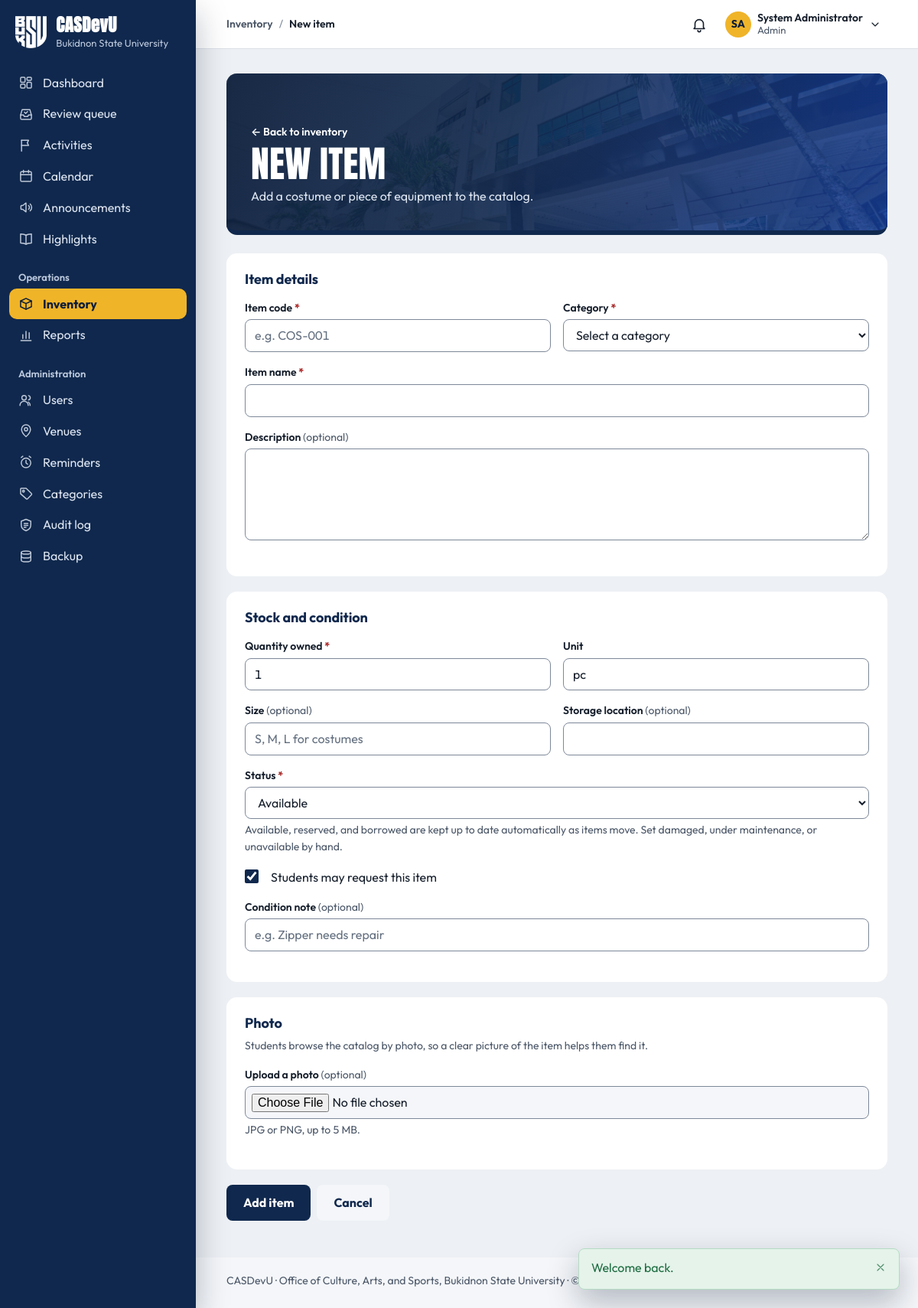
Screenshot of /inventory/manage.php (signed in) with the database file from the repository.
### tables this page shows
CREATE TABLE users (
    user_id         INT UNSIGNED AUTO_INCREMENT PRIMARY KEY,
    role_id         TINYINT UNSIGNED NOT NULL,

     
    email           VARCHAR(150) NOT NULL UNIQUE,    
    password_hash   VARCHAR(255) NOT NULL,           
     
    student_number  VARCHAR(30)  NULL UNIQUE,        
    first_name      VARCHAR(80)  NOT NULL,
    middle_name     VARCHAR(80)  NULL,
    last_name       VARCHAR(80)  NOT NULL,
    sex             ENUM('male','female','other') NULL,
    birth_date      DATE         NULL,
    contact_number  VARCHAR(30)  NULL,
    photo_path      VARCHAR(255) NULL,
    id_front_path   VARCHAR(255) NULL,               
    id_back_path    VARCHAR(255) NULL,               

     
    course_id       INT UNSIGNED     NULL,
    year_level_id   TINYINT UNSIGNED NULL,
    section         VARCHAR(20)      NULL,
     
    connection_note VARCHAR(500)     NULL,

     
    status          ENUM('pending','active','inactive','suspended')
                        NOT NULL DEFAULT 'pending',
    last_login_at   DATETIME NULL,
    created_at      TIMESTAMP NOT NULL DEFAULT CURRENT_TIMESTAMP,
    updated_at      TIMESTAMP NOT NULL DEFAULT CURRENT_TIMESTAMP
                        ON UPDATE CURRENT_TIMESTAMP,

    CONSTRAINT fk_users_role       FOREIGN KEY (role_id)       REFERENCES roles(role_id),
    CONSTRAINT fk_users_course     FOREIGN KEY (course_id)     REFERENCES courses(course_id)
                                       ON DELETE SET NULL,
    CONSTRAINT fk_users_year_level FOREIGN KEY (year_level_id) REFERENCES year_levels(year_level_id)
                                       ON DELETE SET NULL,

    INDEX idx_users_role   (role_id),
    INDEX idx_users_status (status),
    INDEX idx_users_name   (last_name, first_name)
);

CREATE TABLE settings (
    setting_key     VARCHAR(80) PRIMARY KEY,
    setting_value   TEXT NULL,
    description     VARCHAR(255) NULL,
    updated_at      TIMESTAMP NOT NULL DEFAULT CURRENT_TIMESTAMP
                        ON UPDATE CURRENT_TIMESTAMP
);

### public/inventory/manage.php (the view, shortened to what the rows shown need)
<?php
require_role(['staff', 'admin']);
$itemId = get_id('id');
$isEdit = $itemId !== null;
$pageTitle = $isEdit ? 'Edit item' : 'New item';
require __DIR__ . '/../../includes/layout/header.php';
?>
<div class="page-head">
    <div>
        <h1><?= $isEdit ? 'Edit item' : 'New item' ?></h1>
    </div>
</div>
<div id="item-form-wrap">
<form method="post" enctype="multipart/form-data" novalidate>
    <section class="card">
        <div class="card-head"><h2>Item details</h2></div>
    </section>
    <section class="card">
        <div class="card-head"><h2>Stock and condition</h2></div>
    </section>
    <section class="card">
        <div class="card-head">
            <h2>Photo</h2>
        </div>
                    <p class="hint" id="photo-hint">JPG or PNG, up to <?= (int) (max_upload_bytes() / 1024 / 1024) ?> MB.</p>
    </section>
</form>
</div><?php  ?>
<?php
require __DIR__ . '/../../includes/layout/footer.php';

### includes/layout/header.php (shortened to what the rows shown need)
<?php
$user         = current_user();
$role         = current_role();
$currentFile  = basename($_SERVER['SCRIPT_NAME']);
$currentDir   = basename(dirname($_SERVER['SCRIPT_NAME']));
$isStudent    = $role === 'student';
$navSection = match (true) {
    in_array($currentDir, ['public', ''], true) && $currentFile === 'index.php'   => 'dashboard',
    in_array($currentDir, ['public', ''], true) && $currentFile === 'review.php'  => 'review',
    $currentFile === 'notifications.php'                        => 'notifications',
    $currentFile === 'profile.php'                              => 'profile',
    $currentFile === 'settings.php'                             => 'settings',
    $currentFile === 'calendar.php'                             => 'calendar',
    $currentDir === 'activities'                                => 'activities',
    $currentDir === 'announcements'                             => 'announcements',
    $currentDir === 'highlights'                                => 'highlights',
    $currentDir === 'inventory' && $isStudent && in_array($currentFile, ['reservations.php', 'borrow.php'], true) => 'borrow-requests',
    $currentDir === 'inventory'                                 => 'inventory',
    $currentDir === 'reports'                                   => 'reports',
    $currentDir === 'admin'                                     => pathinfo($currentFile, PATHINFO_FILENAME),
    $currentDir === 'requirements' && $isStudent                => 'my-requirements',
    $currentDir === 'participation' && $isStudent               => 'my-activities',
    $currentDir === 'participation' || $currentDir === 'requirements' => 'activities',
    default                                                     => '',
};
$sections = [
    'dashboard'       => ['Dashboard', 'index.php'],
    'review'          => ['Review queue', 'review.php'],
    'notifications'   => ['Notifications', 'notifications.php'],
    'profile'         => ['My profile', 'profile.php'],
    'settings'        => ['Settings', 'settings.php'],
    'calendar'        => ['Calendar', 'activities/calendar.php'],
    'activities'      => ['Activities', 'activities/index.php'],
    'announcements'   => ['Announcements', 'announcements/index.php'],
    'highlights'      => ['Highlights', 'highlights/index.php'],
    'inventory'       => [$isStudent ? 'Costumes & equipment' : 'Inventory', 'inventory/index.php'],
    'reports'         => ['Reports', 'reports/index.php'],
    'my-activities'   => ['My activities', 'participation/my-activities.php'],
    'my-requirements' => ['My requirements', 'requirements/mine.php'],
    'borrow-requests' => ['My borrow requests', 'inventory/reservations.php'],
    'users'           => [has_role('admin') ? 'Users' : 'Accounts', 'admin/users.php'],
    'venues'          => ['Venues', 'admin/venues.php'],
    'reminders'       => ['Reminders', 'admin/reminders.php'],
    'categories'      => ['Categories', 'admin/categories.php'],
    'audit'           => ['Audit log', 'admin/audit.php'],
    'backup'          => ['Backup', 'admin/backup.php'],
];
$initials = $user
    ? strtoupper(mb_substr((string) $user['first_name'], 0, 1) . mb_substr((string) $user['last_name'], 0, 1))
    : '';
?>
<!DOCTYPE html>
<html lang="en">
<head>
    <link rel="stylesheet" href="<?= asset('css/style.css') ?>">
</head>
<body>
<div class="app<?= $user ? '' : ' app-public' ?>">
<div class="main">
<?php if ($user): ?>
    <?php
    [$sectionLabel, $sectionHref] = $sections[$navSection] ?? ['', ''];
    $pageLabel  = (string) ($pageTitle ?? '');
    $isSectionHome = $sectionHref !== '' && str_ends_with($_SERVER['SCRIPT_NAME'], '/' . $sectionHref);
    ?>
    <header class="topbar">
        <nav class="breadcrumb" aria-label="Breadcrumb">
            <ol>
                <?php if ($sectionLabel !== '' && !$isSectionHome): ?>
                    <li><a href="<?= url($sectionHref) ?>"><?= e($sectionLabel) ?></a></li>
                    <li aria-current="page"><?= e($pageLabel) ?></li>
                <?php else: ?>
                    <li aria-current="page"><?= e($sectionLabel !== '' ? $sectionLabel : $pageLabel) ?></li>
                <?php endif; ?>
            </ol>
        </nav>
        <div class="topbar-actions">
            <?php require __DIR__ . '/notifications-menu.php'; ?>
            <details class="account-menu" data-menu>
                <summary class="account-trigger" aria-label="Account menu for <?= e(full_name($user)) ?>">
                    <?php if ($userPhotoUrl = user_photo_url($user)): ?>
                        <img class="account-initials" src="<?= e($userPhotoUrl) ?>" alt="" width="34" height="34">
                    <?php else: ?>
                        <span class="account-initials" aria-hidden="true"><?= e($initials) ?></span>
                    <?php endif; ?>
                    <span class="account-text">
                        <span class="account-name"><?= e(full_name($user)) ?></span>
                        <span class="account-role"><?= e(ucfirst((string) $role)) ?></span>
                    </span>
                    <?= icon('chevron-down', 'icon account-chevron') ?>
                </summary>
            </details>
        </div>
    </header>
<?php endif; ?>
<main class="page" id="main" tabindex="-1">

### includes/layout/footer.php
</main>
<footer class="footer">
    <p><?= e(APP_NAME) ?> · <?= e(office_name()) ?>, <?= e(university_name()) ?> · &copy; <?= date('Y') ?></p>
</footer>
</div>
</div>
</body>
</html>

### rows the page displays
users: initials "SA", full_name($user) "System Administrator"
settings: setting_value "Office of Culture, Arts, and Sports"
settings: setting_value "Bukidnon State University"

### other values shown
APP_NAME "CASDevU"
UNIVERSITY "Bukidnon State University"
$label "Dashboard Review queue Activities Calendar Announcements Highlights Inventory Reports Users Venues Reminders Categories Audit log Backup"
$sectionLabel "Inventory"
$pageLabel "New item"
$role "Admin"
$flashMessage['message'] "Welcome back."
max_upload_bytes() / 1024 / 1024 "5"
form field status "Available"
